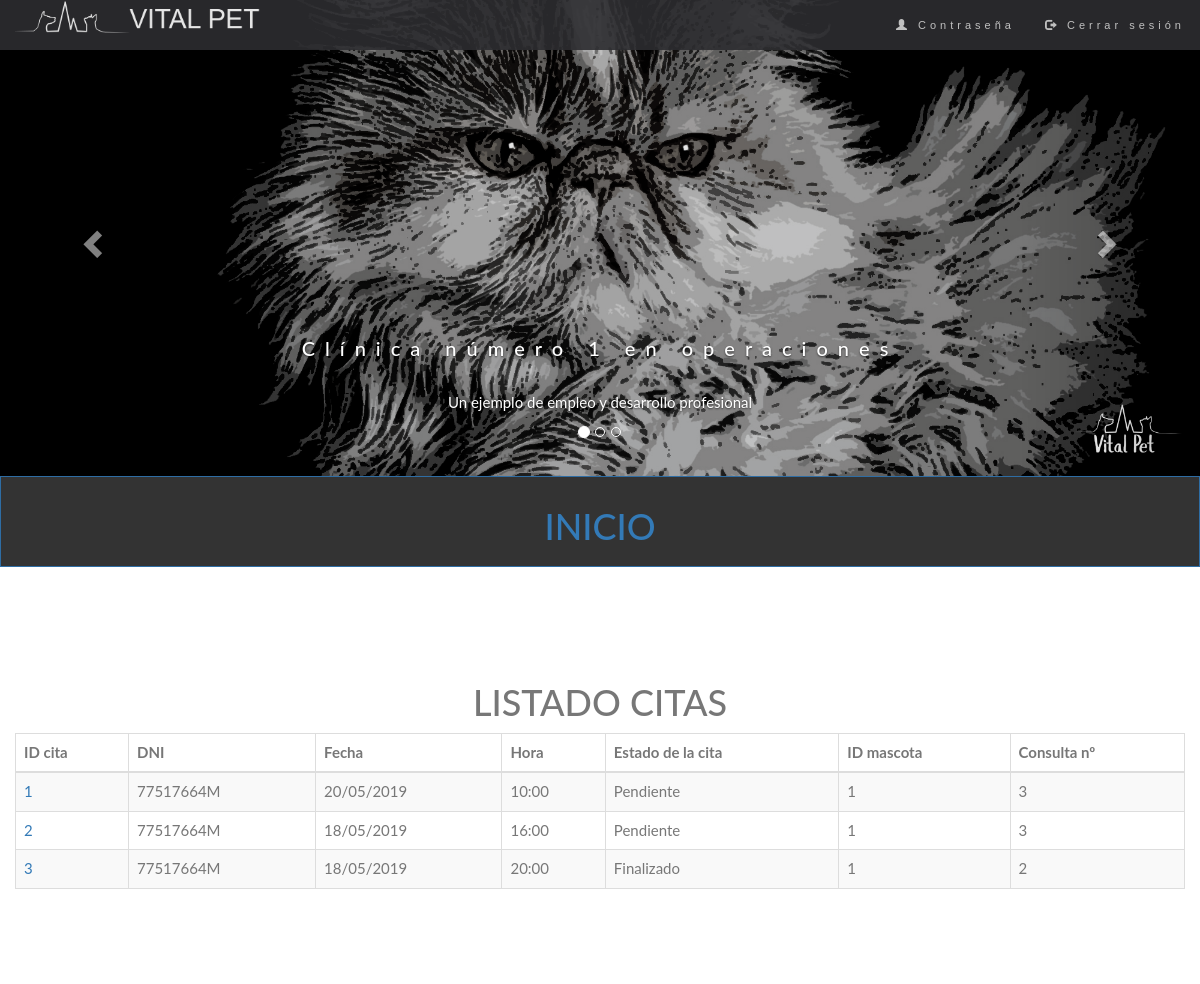
The app's page /VISTA/COMUN/vistaGestionCitas.php (signed in) with its own data.
### tables this page shows
CREATE TABLE `citas` (
  `id_cita` int(11) NOT NULL,
  `fecha_cita` date NOT NULL,
  `hora_cita` varchar(10) NOT NULL,
  `estado_cita` varchar(50) NOT NULL,
  `num_consulta` int(11) NOT NULL,
  `id_mascota` int(11) NOT NULL,
  `id_cliente` int(11) NOT NULL,
  `id_veterinario` int(11) NOT NULL
);

CREATE TABLE `usuarios` (
  `id_usuario` int(11) NOT NULL,
  `nombre_usuario` varchar(100) NOT NULL,
  `apellidos_usuario` varchar(100) NOT NULL,
  `dni_usuario` varchar(9) NOT NULL,
  `telefono_usuario` int(11) NOT NULL,
  `correo_usuario` varchar(100) NOT NULL,
  `fecna_usuario` date NOT NULL,
  `direccion_usuario` varchar(500) NOT NULL,
  `rol_usuario` varchar(20) NOT NULL,
  `pass_usuario` varchar(2000) NOT NULL
);

### BBDD/model.php (called while the page is built, shortened)
<?php
    class Model {
        private $conexion;
        function __construct ($host, $user, $pass, $nombreBase){
            $this->conexion = new mysqli($host, $user, $pass);
                $this->conexion->set_charset("utf8");
        }
        public function ejecutarConsulta($consulta){
            $resultado = null;
            if(isset($this->conexion)){
                $resultado = $this->conexion->stmt_init();
                $resultado->prepare($consulta);
                $resultado->execute();
            }
            return $resultado;
        }
        public function devolverConsultaArray($consulta){
            $resultadoConsulta = $this->ejecutarConsulta($consulta);
            $total = null;
                if($resultadoConsulta){
                    $resultado = $resultadoConsulta->get_result();
                }
                if($resultado){
                    $fila = $resultado->fetch_array();
                    while ($fila != null){
                        $total[] = $fila;
                        $fila = $resultado->fetch_array();
                    }
                }
                return $total;
        }
        public function visualizarCitasCliente($id){
            $consulta = "SELECT usuarios.dni_usuario, id_cita, fecha_cita, hora_cita, estado_cita, num_consulta, id_mascota, id_cliente, id_veterinario
            FROM citas
            INNER JOIN usuarios
            ON citas.id_cliente = usuarios.id_usuario WHERE id_cliente = $id ";
            $resultado = $this->devolverConsultaArray($consulta);
            return $resultado;
        }
        public function visualizarCitasClientePaginacion($id, $inicio, $tamano_pagina){
            $consulta = "SELECT usuarios.dni_usuario, id_cita, fecha_cita, hora_cita, estado_cita, num_consulta, id_mascota, id_cliente, id_veterinario
            FROM citas
            INNER JOIN usuarios
            ON citas.id_cliente = usuarios.id_usuario WHERE id_cliente = $id LIMIT ".$inicio."," . $tamano_pagina;
            $resultado = $this->devolverConsultaArray($consulta);
            return $resultado;
        }
    }
?>

### VISTA/COMUN/vistaGestionCitas.php (the view, shortened to what this page needs)
<?php
    if (isset($_GET["fecha"]) && isset($_GET["dni"])) {
        $fecha = $_GET["fecha"];
        $dni = $_GET["dni"];
    } else {
        $fecha = "";
        $dni = "";
    }
?>
<!DOCTYPE html>
<html lang="es">
  <head>
      <link rel="stylesheet" href="https://maxcdn.bootstrapcdn.com/bootstrap/3.4.0/css/bootstrap.min.css">
      <link href="//netdna.bootstrapcdn.com/bootstrap/3.2.0/css/bootstrap.min.css" rel="stylesheet" id="bootstrap-css">
      <link href="//maxcdn.bootstrapcdn.com/font-awesome/4.2.0/css/font-awesome.min.css" rel="stylesheet">
      <link rel="stylesheet" type="text/css" href="../../CSS/estilo.css">
        <?php
          if ($_SESSION['rol'] == 'Cliente') {
              echo"<link rel='stylesheet' type='text/css' href='../../CSS/estiloClienteIndex.css'>";
          }
        ?>
  </head>
  <body>
    <div class="row">
        <div class="col-12 col-sm-12 col-md-12  col-lg-12">
            <?php
              if ($_SESSION['rol'] == 'Cliente') {
                  include "../../INCLUDE/menuCli.inc";
                  echo"<button type='button' class='btn btn-primary btn-block'><a href='../CLIENTE/index.php'><h1>INICIO</h1></a></button>";
              } else {
                  include "../../INCLUDE/menuPrincipal.inc";
              }
            ?>
        </div>
          </div>
      <?php
          if ($_SESSION['rol'] != 'Cliente') {
              echo "<div class='logotipo col-12 col-sm-7 col-md-7 col-lg-7'>";
          } else {
              echo "<div class='logotipo col-12 col-sm-12 col-md-12 col-lg-12'>";
          }
      ?>
      <div class="form-group row">
        <div class="col-12 col-sm-12 col-md-12 col-lg-12">
          <h1>LISTADO CITAS</h1>
        </div>
    <div class="col-12 col-sm-12 col-md-12 col-lg-12">
      <table class="table table-bordered table-striped">
        <thead>
          <tr>
            <th>ID cita</th>
            <th>DNI</th>
            <th>Fecha</th>
            <th>Hora</th>
            <th>Estado de la cita</th>
            <th>ID mascota</th>
            <th>Consulta nº</th>
          </tr>
        </thead>
        <tbody id="myTable">
        <?php
            require_once '../../BBDD/model.php';
            $conexion = new Model(Config::$host, Config::$user, Config::$pass, Config::$nombreBase);
            if ($_SESSION['rol'] == 'Veterinario') {
                $resultado = $conexion->visualizarCitasVeterinarioFiltrado($_SESSION['id_usuario'], $fecha, $dni);
            } elseif ($_SESSION['rol'] == 'Cliente') {
                $resultado = $conexion->visualizarCitasCliente($_SESSION['id_usuario']);
            } else {
                $resultado = $conexion->visualizarCitasFiltrado($fecha, $dni);
            }
            if (!empty($resultado)) {
                $tamano_pagina = 5;
                $pagina = false;
                if (!$pagina) {
                    $inicio = 0;
                } else {
                    $inicio = ($pagina - 1) * $tamano_pagina;
                }
                if ($_SESSION['rol'] == 'Veterinario') {
                    $resultadoPaginacion = $conexion->visualizarCitasVeterinarioFiltradoPaginacion($_SESSION['id_usuario'], $fecha, $dni, $inicio, $tamano_pagina);
                } elseif ($_SESSION['rol'] == 'Cliente') {
                    $resultadoPaginacion = $conexion->visualizarCitasClientePaginacion($_SESSION['id_usuario'], $inicio, $tamano_pagina);
                } else {
                    $resultadoPaginacion = $conexion->visualizarCitasFiltradoPaginacion($fecha, $dni, $inicio, $tamano_pagina);
                }
                foreach ($resultadoPaginacion as $citas) {
                    echo(" <tr>
            <td> <a href='vistaDetalleCitas.php?id=".$citas['id_cita']."'>".$citas['id_cita']."</a></td>
            <td>".$citas['dni_usuario']."</td>
            <td>".date("d/m/Y", strtotime($citas['fecha_cita']))."</td>
            <td>".$citas['hora_cita']."</td>
            <td>".$citas['estado_cita']."</td>
            <td>".$citas['id_mascota']."</td>
            <td>".$citas['num_consulta']."</td>");
                    echo("</tr>");
                } ?>
        </tbody>
      </table>
    </div>
    <div class="col-12 col-sm-12 col-md-12 col-lg-12">
    <?php
                include '../../INCLUDE/piePaginacion.php';
            } else {
                echo("<p>No se han encontrado resultados.</p>");
            }
      ?>
    </div>
    </div>
    </div>
    </body>
  </head>
</html>

### CSS/estilo.css (style rules this page uses)
table { text-align: center; }
td { text-align: left; }
.logotipo { margin:8% auto; text-align:center; }
body { margin: 0px; padding: 0px; }

### CSS/estiloClienteIndex.css (style rules this page uses)
body { font: 400 15px/1.8 Lato, sans-serif; color: #777; }
.btn { padding: 10px 20px; background-color: #333; color: #f1f1f1; border-radius: 0; transition: .2s; }

### records on screen
citas: id_cita "1", usuarios.dni_usuario "77517664M", fecha_cita "20/05/2019", hora_cita "10:00", estado_cita "Pendiente", id_mascota "1", num_consulta "3"
citas: id_cita "2", usuarios.dni_usuario "77517664M", fecha_cita "18/05/2019", hora_cita "16:00", estado_cita "Pendiente", id_mascota "1", num_consulta "3"
citas: id_cita "3", usuarios.dni_usuario "77517664M", fecha_cita "18/05/2019", hora_cita "20:00", estado_cita "Finalizado", id_mascota "1", num_consulta "2"
